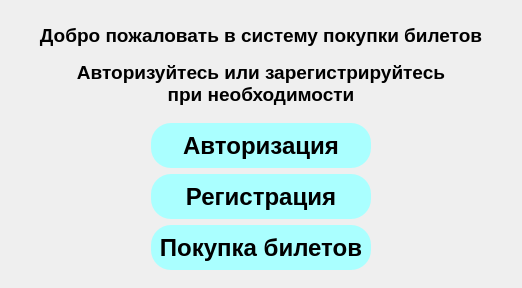
     <widget class="QWidget" name="main_page">
      <property name="styleSheet">
       <string notr="true">QWidget#main_page{
background-color: qlineargradient(spread:pad, x1:1, y1:0.982591, x2:0, y2:0, stop:0.107955 rgba(170, 85, 255, 255), stop:1 rgba(255, 255, 255, 255));}
</string>
      </property>
      <layout class="QVBoxLayout" name="verticalLayout_7">
       <item>
        <widget class="QWidget" name="widget_5" native="true">
         <layout class="QVBoxLayout" name="verticalLayout_6">
          <property name="spacing">
           <number>0</number>
          </property>
          <property name="leftMargin">
           <number>0</number>
          </property>
          <property name="topMargin">
           <number>0</number>
          </property>
          <property name="rightMargin">
           <number>0</number>
          </property>
          <property name="bottomMargin">
           <number>0</number>
          </property>
          <item alignment="Qt::AlignHCenter|Qt::AlignVCenter">
           <widget class="QLabel" name="label">
            <property name="sizePolicy">
             <sizepolicy hsizetype="Minimum" vsizetype="Minimum">
              <horstretch>0</horstretch>
              <verstretch>0</verstretch>
             </sizepolicy>
            </property>
            <property name="minimumSize">
             <size>
              <width>500</width>
              <height>50</height>
             </size>
            </property>
            <property name="maximumSize">
             <size>
              <width>500</width>
              <height>50</height>
             </size>
            </property>
            <property name="text">
             <string>&lt;html&gt;&lt;head/&gt;&lt;body&gt;&lt;p align=&quot;center&quot;&gt;&lt;span style=&quot; font-size:14pt; font-weight:600;&quot;&gt;Добро пожаловать в систему покупки билетов&lt;/span&gt;&lt;/p&gt;&lt;/body&gt;&lt;/html&gt;</string>
            </property>
            <property name="wordWrap">
             <bool>true</bool>
            </property>
           </widget>
          </item>
          <item alignment="Qt::AlignHCenter|Qt::AlignVCenter">
           <widget class="QLabel" name="label_11">
            <property name="sizePolicy">
             <sizepolicy hsizetype="Minimum" vsizetype="Minimum">
              <horstretch>0</horstretch>
              <verstretch>0</verstretch>
             </sizepolicy>
            </property>
            <property name="minimumSize">
             <size>
              <width>400</width>
              <height>0</height>
             </size>
            </property>
            <property name="maximumSize">
             <size>
              <width>733</width>
              <height>96</height>
             </size>
            </property>
            <property name="tabletTracking">
             <bool>false</bool>
            </property>
            <property name="text">
             <string>&lt;html&gt;&lt;head/&gt;&lt;body&gt;&lt;p align=&quot;center&quot;&gt;&lt;span style=&quot; font-size:14pt; font-weight:600;&quot;&gt;Авторизуйтесь или зарегистрируйтесь при необходимости&lt;/span&gt;&lt;/p&gt;&lt;/body&gt;&lt;/html&gt;</string>
            </property>
            <property name="scaledContents">
             <bool>false</bool>
            </property>
            <property name="wordWrap">
             <bool>true</bool>
            </property>
           </widget>
          </item>
         </layout>
        </widget>
       </item>
       <item>
        <widget class="QWidget" name="widget_6" native="true">
         <layout class="QVBoxLayout" name="verticalLayout_5">
          <property name="sizeConstraint">
           <enum>QLayout::SetDefaultConstraint</enum>
          </property>
          <item alignment="Qt::AlignHCenter">
           <widget class="QPushButton" name="authorization_menu_btn">
            <property name="sizePolicy">
             <sizepolicy hsizetype="Preferred" vsizetype="Preferred">
              <horstretch>0</horstretch>
              <verstretch>0</verstretch>
             </sizepolicy>
            </property>
            <property name="minimumSize">
             <size>
              <width>220</width>
              <height>45</height>
             </size>
            </property>
            <property name="maximumSize">
             <size>
              <width>200</width>
              <height>40</height>
             </size>
            </property>
            <property name="font">
             <font>
              <family>Arial</family>
              <pointsize>18</pointsize>
              <weight>75</weight>
              <bold>true</bold>
             </font>
            </property>
            <property name="styleSheet">
             <string notr="true">background-color: rgb(170, 255, 255);
border-radius:20</string>
            </property>
            <property name="text">
             <string>Авторизация</string>
            </property>
           </widget>
          </item>
          <item alignment="Qt::AlignHCenter">
           <widget class="QPushButton" name="registration_menu_btn">
            <property name="sizePolicy">
             <sizepolicy hsizetype="Minimum" vsizetype="Preferred">
              <horstretch>0</horstretch>
              <verstretch>0</verstretch>
             </sizepolicy>
            </property>
            <property name="minimumSize">
             <size>
              <width>220</width>
              <height>45</height>
             </size>
            </property>
            <property name="maximumSize">
             <size>
              <width>200</width>
              <height>40</height>
             </size>
            </property>
            <property name="font">
             <font>
              <family>Arial</family>
              <pointsize>18</pointsize>
              <weight>75</weight>
              <bold>true</bold>
             </font>
            </property>
            <property name="styleSheet">
             <string notr="true">background-color: rgb(170, 255, 255);
border-radius:20</string>
            </property>
            <property name="text">
             <string>Регистрация</string>
            </property>
           </widget>
          </item>
          <item alignment="Qt::AlignHCenter">
           <widget class="QPushButton" name="buy_tickets_menu_btn">
            <property name="sizePolicy">
             <sizepolicy hsizetype="Minimum" vsizetype="Minimum">
              <horstretch>0</horstretch>
              <verstretch>0</verstretch>
             </sizepolicy>
            </property>
            <property name="minimumSize">
             <size>
              <width>220</width>
              <height>45</height>
             </size>
            </property>
            <property name="maximumSize">
             <size>
              <width>400</width>
              <height>40</height>
             </size>
            </property>
            <property name="font">
             <font>
              <family>Arial</family>
              <pointsize>18</pointsize>
              <weight>75</weight>
              <bold>true</bold>
             </font>
            </property>
            <property name="styleSheet">
             <string notr="true">background-color: rgb(170, 255, 255);
border-radius:20</string>
            </property>
            <property name="text">
             <string>Покупка билетов</string>
            </property>
           </widget>
          </item>
         </layout>
        </widget>
       </item>
      </layout>
      <zorder>widget_6</zorder>
      <zorder>widget_5</zorder>
     </widget>
